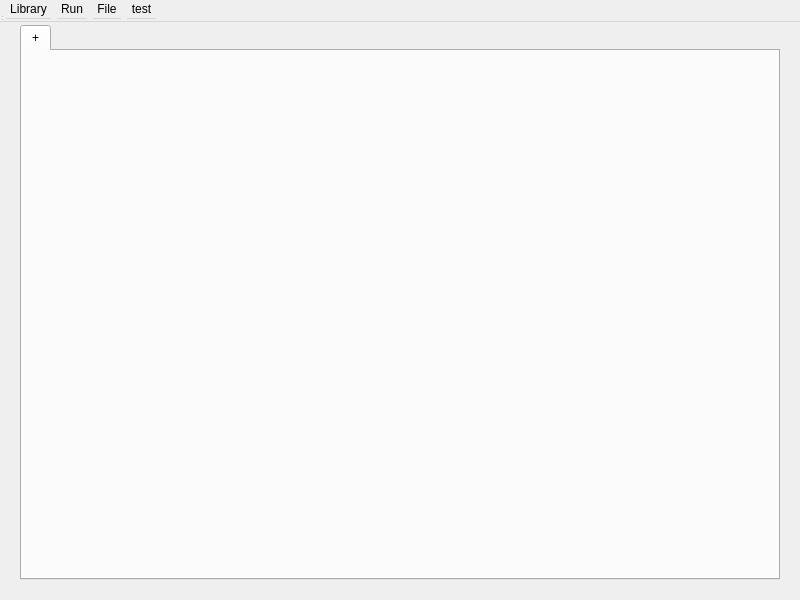
<?xml version="1.0" encoding="UTF-8"?>
<ui version="4.0">
 <class>Form</class>
 <widget class="QWidget" name="Form">
  <property name="geometry">
   <rect>
    <x>0</x>
    <y>0</y>
    <width>800</width>
    <height>600</height>
   </rect>
  </property>
  <property name="sizePolicy">
   <sizepolicy hsizetype="Preferred" vsizetype="Preferred">
    <horstretch>0</horstretch>
    <verstretch>0</verstretch>
   </sizepolicy>
  </property>
  <property name="windowTitle">
   <string>MainWindow</string>
  </property>
  <layout class="QVBoxLayout" name="verticalLayout">
   <item>
    <widget class="QWidget" name="centralwidget" native="true">
     <property name="sizePolicy">
      <sizepolicy hsizetype="Preferred" vsizetype="Preferred">
       <horstretch>0</horstretch>
       <verstretch>0</verstretch>
      </sizepolicy>
     </property>
     <layout class="QVBoxLayout" name="verticalLayout_2">
      <item>
       <spacer name="verticalSpacer">
        <property name="orientation">
         <enum>Qt::Vertical</enum>
        </property>
        <property name="sizeType">
         <enum>QSizePolicy::Fixed</enum>
        </property>
        <property name="sizeHint" stdset="0">
         <size>
          <width>20</width>
          <height>5</height>
         </size>
        </property>
       </spacer>
      </item>
      <item>
       <widget class="QTabWidget" name="tabWidget">
        <property name="currentIndex">
         <number>0</number>
        </property>
        <property name="tabBarAutoHide">
         <bool>false</bool>
        </property>
        <widget class="QWidget" name="plus_tab">
         <attribute name="title">
          <string>+</string>
         </attribute>
        </widget>
       </widget>
      </item>
     </layout>
    </widget>
   </item>
  </layout>
  <widget class="QMenuBar" name="menubar">
   <property name="geometry">
    <rect>
     <x>0</x>
     <y>0</y>
     <width>800</width>
     <height>22</height>
    </rect>
   </property>
   <property name="sizePolicy">
    <sizepolicy hsizetype="Preferred" vsizetype="Preferred">
     <horstretch>0</horstretch>
     <verstretch>0</verstretch>
    </sizepolicy>
   </property>
   <widget class="QMenu" name="menuLibrary">
    <property name="title">
     <string>Library</string>
    </property>
    <addaction name="actionshow"/>
   </widget>
   <widget class="QMenu" name="menuFile">
    <property name="title">
     <string>File</string>
    </property>
    <addaction name="actionexport_diagram"/>
    <addaction name="actionimport_diagram"/>
    <addaction name="actionexport"/>
   </widget>
   <widget class="QMenu" name="dyn">
    <property name="title">
     <string>test</string>
    </property>
   </widget>
   <widget class="QMenu" name="menutest">
    <property name="title">
     <string>Run</string>
    </property>
    <addaction name="actionrun"/>
    <addaction name="actionstop"/>
   </widget>
   <addaction name="menuLibrary"/>
   <addaction name="menutest"/>
   <addaction name="menuFile"/>
   <addaction name="dyn"/>
  </widget>
  <widget class="QStatusBar" name="statusbar">
   <property name="geometry">
    <rect>
     <x>0</x>
     <y>0</y>
     <width>3</width>
     <height>22</height>
    </rect>
   </property>
  </widget>
  <action name="actionshow">
   <property name="text">
    <string>show</string>
   </property>
  </action>
  <action name="actionrun">
   <property name="text">
    <string>run</string>
   </property>
  </action>
  <action name="actionexport">
   <property name="text">
    <string>export launch file</string>
   </property>
  </action>
  <action name="actionsave_diagram">
   <property name="text">
    <string>save diagram</string>
   </property>
  </action>
  <action name="actionload_diagram">
   <property name="text">
    <string>load diagram</string>
   </property>
  </action>
  <action name="actionexport_diagram">
   <property name="text">
    <string>export diagram</string>
   </property>
  </action>
  <action name="actionimport_diagram">
   <property name="text">
    <string>import diagram</string>
   </property>
  </action>
  <action name="actionstop">
   <property name="text">
    <string>stop</string>
   </property>
  </action>
 </widget>
 <resources/>
 <connections/>
</ui>
